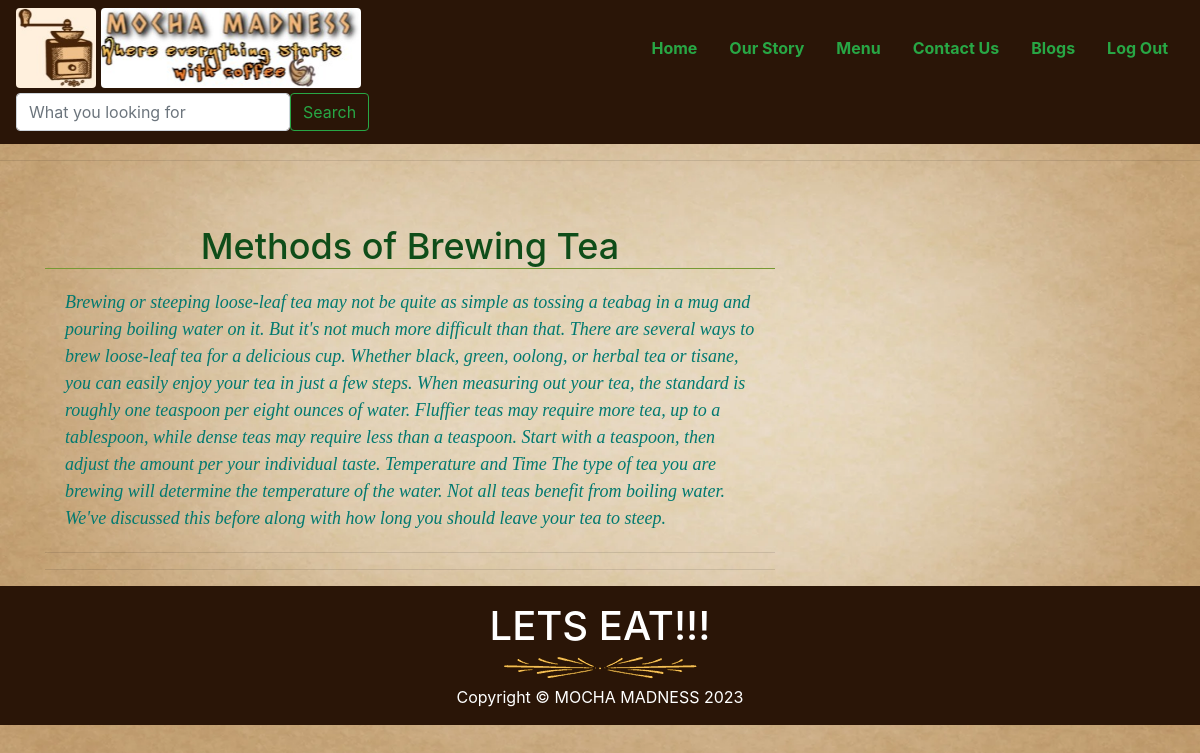
/readmore/1, run on the app's committed database.
### myapp/models.py (models this page shows)
class Blogs(models.Model):
    image=models.ImageField(upload_to='image/')
    title= models.CharField(max_length=60)
    desc=models.CharField(max_length=2000)
    postby=models.CharField(max_length=20)                              # can also take TextField instead of CharField

### myapp/views.py (the view)
# urls.py: path('readmore/<int:id>', views.readmore),
def readmore(request,id):
    data=Blogs.objects.get(id=id)
    return render(request,"readmore.html",{"data":data})

### myapp/Templates/readmore.html (shortened to what this page needs)
<!DOCTYPE html>
{% load static %}
{% include 'header.html' %}
<html lang="en">
<head>
  <link rel="stylesheet" href="https://stackpath.bootstrapcdn.com/bootstrap/4.3.1/css/bootstrap.min.css"
>
</head>
<body>
  <hr><br>
  <div class="container">
    <div class="row">
      <div class="col-lg-8">
        <h1 class="title text-center mt-4">{{data.title}}</h1>
        <p class="desc lead">
          {{data.desc}}
        </p>
        <hr>
        <hr>
        </div>
        </div>
      </div>
</body>
</html>
{% include 'footer.html' %}

### myapp/Templates/header.html (shortened to what this page needs)
<!doctype html>
<html lang="en">
  <head>
    <link rel="stylesheet" href="https://stackpath.bootstrapcdn.com/bootstrap/4.4.1/css/bootstrap.min.css"
>
  </head>
  <body>
<nav class="navbar" style="background-color:#2A1507">
    <div class="nav-item" >
      <img src="/static/logo.jpg" alt="Logo" width="80" height="80" class="d-inline-block align-text-top-left rounded">
      <img src="/static/name1.jpg" alt="name" width="260" height="80" class="d-inline-block align-text-top-left rounded">
    </div>
    <ul class="nav justify-content-end">
        <li class="nav-item ">
            <b><a class="nav-link active text-success" aria-current="page" href="/home">Home</a></b>
        </li>
        <li class="nav-item">
            <b><a class="nav-link text-success" href="/about">Our Story</a></b>
        </li>
        <li class="nav-item">
           <b><a class="nav-link text-success" href="/menu">Menu</a></b>
        </li>
        <li class="nav-item">
            <b><a class="nav-link text-success" href="/contact">Contact Us</a></b>
        </li>
        <li class="nav-item">
            <b><a class="nav-link text-success" href="/Blog">Blogs</a></b>
        </li>
        <li class="nav-item">
            <b><a class="nav-link text-success" href="/logout">Log Out</a></b>
        </li>
    </ul>
    <form class="d-flex" role="search">
        <input class="form-control me-2" type="search" placeholder="What you looking for" aria-label="Search">
        <button class="btn btn-outline-success" type="submit">Search</button>
      </form>
    <br><br>
</nav>
  </body>
</html>

### myapp/Templates/footer.html
  <footer class="py-3 mb-0" style="background-color:#2A1507">
    <div class="container text-center">
      <h1 class="m-0  text-white">LETS EAT!!!</h1>
      <img src="/static/border.png" alt="name"  width="200" class="d-inline-block ">
      <p class="m-0 text-center text-white">Copyright &copy; MOCHA MADNESS 2023</p>
    </div>
  </footer>

### myapp/Templates/readmore.html (style rules this page uses)
body { background:url('/static/bg2.webp'); background-repeat : no-repeat; background-attachment: fixed; background-size: 100% 100%; }
.title { font-size:36px; color:#0f4d19; border-bottom:1px solid #779933; }
.desc { color : #01796f; font-weight:lighter; font-family:moonlight; font-style:italic; font-size:18px; margin: 20px }

### data on the page
Blogs: title "Methods of Brewing Tea", desc "Brewing or steeping loose-leaf tea may not be quite as simple as tossing a teabag in a mug and pouring boiling water on it. But it's not much more difficult than that. There are several ways to brew loose-leaf tea for a delicious cup. Whether black, green, oolong, or herbal tea or tisane, you can easily enjoy your tea in just a few steps. When measuring out your tea, the standard is roughly one teaspoon per eight ounces of water. Fluffier teas may require more tea, up to a tablespoon, while dense teas may require less than a teaspoon. Start with a teaspoon, then adjust the amount per your individual taste. Temperature and Time The type of tea you are brewing will determine the temperature…"
